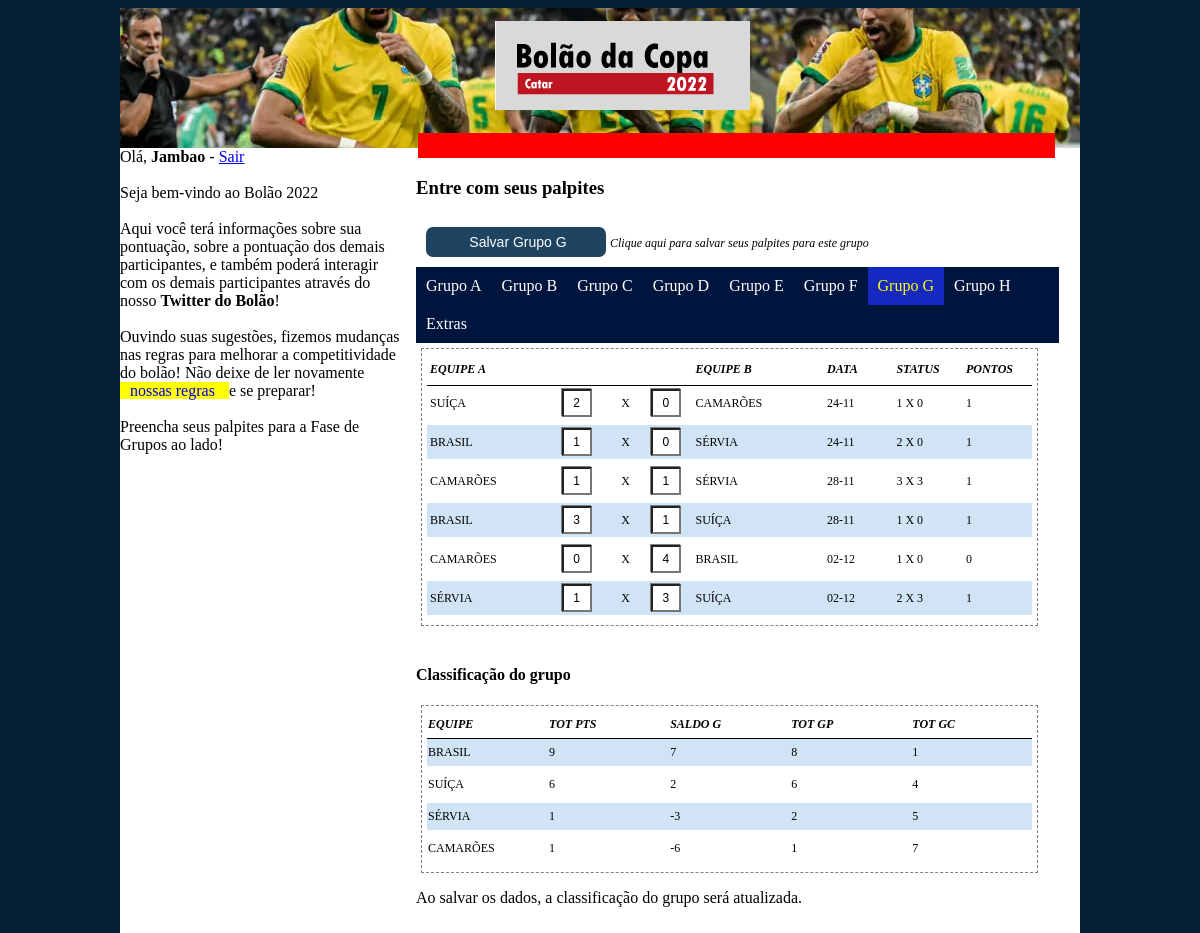
The page /kb_copa_mundo/codebase-copa-anterior/codebase-antigo-thin/codebase-antigo/g-group.php (signed in) on the database its author committed.
### tables this page shows
CREATE TABLE IF NOT EXISTS `bets` (
  `USERID` int(11) DEFAULT NULL,
  `GAME_ID` int(11) DEFAULT NULL,
  `SCORE_A` int(11) DEFAULT NULL,
  `SCORE_B` int(11) DEFAULT NULL,
  `BET_POINTS` int(11) DEFAULT NULL,
  KEY `Index 1` (`USERID`)
);

CREATE TABLE IF NOT EXISTS `master` (
  `GAME_ID` int(11) DEFAULT NULL,
  `PHASE_ID` char(2) DEFAULT NULL,
  `TEAM_A` char(50) DEFAULT NULL,
  `TEAM_B` char(50) DEFAULT NULL,
  `SCORE_A` int(11) DEFAULT NULL,
  `SCORE_B` int(11) DEFAULT NULL,
  `GAME_DATE` date DEFAULT NULL,
  `GAME_STATUS` int(11) DEFAULT NULL
);

### kb_copa_mundo/codebase-copa-anterior/codebase-antigo-thin/codebase-antigo/action/g-showbets.php (the view, shortened to what this page needs)
<?php
$dbservername = "localhost";
$dbusername = "root";
$dbpassword = "";
$dbname = "cup2018";
$conn = new mysqli($dbservername, $dbusername, $dbpassword, $dbname);
$sql = "SELECT MASTER.GAME_ID, MASTER.PHASE_ID, MASTER.GAME_DATE, MASTER.TEAM_A, MASTER.TEAM_B,
			BETS.SCORE_A, BETS.SCORE_B, MASTER.GAME_STATUS,
			IF(MASTER.GAME_STATUS = 1, CONCAT(MASTER.SCORE_A, ' X ', MASTER.SCORE_B) , ' N/A ') AS GAME_RESULT,
			BETS.BET_POINTS FROM MASTER, BETS  WHERE MASTER.GAME_ID = BETS.GAME_ID AND BETS.USERID = " . $_SESSION["userid"] . " AND MASTER.PHASE_ID = 'G' ORDER BY MASTER.PHASE_ID, MASTER.GAME_ID";
	echo "<table border=1 cellspacing='1' cellpadding='3'>";
	echo "<tr>";
	echo "<th class='o-col-352px'>EQUIPE A";
	echo "</th>";
	echo "<th class='o-col-44px'>&nbsp";
	echo "</th>";
	echo "<th class='o-col-44px'>&nbsp";
	echo "</th>";
	echo "<th class='o-col-44px'>&nbsp";
	echo "</th>";
	echo "<th class='o-col-352px'>EQUIPE B";
	echo "</th>";
	echo "<th class='o-col-132px'>DATA";
	echo "</th>";
	echo "<th class='o-col-132px'>STATUS";
	echo "</th>";
	echo "<th class='o-col-132px'>PONTOS";
	echo "</th>";
	echo "</tr>";
	echo "<tr>";
$result = $conn->query($sql);
if ($result->num_rows > 0) {
	 while($row = $result->fetch_array(MYSQLI_ASSOC)){
			echo "<tr>";
				echo "<td class='o-col-352px'>". utf8_encode($row["TEAM_A"]). "</td>";
				$fieldnameA = "txtJogo". utf8_encode($row["GAME_ID"]) . "PlacarA";
				$fieldnameB = "txtJogo". utf8_encode($row["GAME_ID"]) . "PlacarB";
				echo "<td class='o-col-44px'>". "<input type='text' class= 'o-inputscore' maxlength=2 size=1 name='". $fieldnameA . "' value='".utf8_encode($row["SCORE_A"]) ."' />" .  "</td>";
				echo "<td class='o-col-44px'><center>". "X". "</center></td>";
				echo "<td class='o-col-44px'>". "<input type='text' class= 'o-inputscore' maxlength=2 size=1 name='". $fieldnameB . "' value='".utf8_encode($row["SCORE_B"]) ."' />" .  "</td>";
				echo "<td class='o-col-352px'>". utf8_encode($row["TEAM_B"]). "</td>";
				$formateddate = new DateTime($row["GAME_DATE"]);
				echo "<td class='o-col-132px'>". $formateddate->format('d-m') . "</td>";
				echo "<td class='o-col-132px'>". utf8_encode($row["GAME_RESULT"]). "</td>";
				echo "<td class='o-col-132px'>". utf8_encode($row["BET_POINTS"]). "</td>";
			echo "</tr>";
	 }
 }
else{
	echo "nothing...";
}
	echo "</table>";
?>

### kb_copa_mundo/codebase-copa-anterior/codebase-antigo-thin/codebase-antigo/css/global.css (style rules this page uses)
.o-col-44px { width: 30px; }
.o-col-132px { width: 50px; }
.o-col-352px { width: 100px; }
.o-inputscore { font-size: 12px; height: 22px; width: 22px; box-shadow: -1px -1px gray; text-align: center; color: black; }
table { border-style: dashed; table-layout: fixed; border-width: 1px; border-spacing: 0; margin-top: 5px; margin-left: 5px; width: 96%; padding: 5px 5px 5px 5px; font-size: 12px; }
tr:nth-child(even) { background-color: #D0E4F5; }
tr:nth-child(odd) { background-color: white; }
th { border-style: solid; border-width: 1px; border-color: black; border-left: none; border-right: none; border-top: none; height: 25px; text-align: left; font-style: italic; font-weight: bold; }
td { border-style: solid; border-width: 5px; border-color: white; border-left: none; border-right: none; border-top: none; height: 25px; }

### rows shown on the page
bets: GAME_ID.TEAM_A "SUÍÇA", txtJogo37PlacarA "2", txtJogo37PlacarB "0", GAME_ID.TEAM_B "CAMARÕES", GAME_ID.GAME_DATE "24-11", GAME_RESULT "1 X 0", BET_POINTS "1"
bets: GAME_ID.TEAM_A "BRASIL", txtJogo38PlacarA "1", txtJogo38PlacarB "0", GAME_ID.TEAM_B "SÉRVIA", GAME_ID.GAME_DATE "24-11", GAME_RESULT "2 X 0", BET_POINTS "1"
bets: GAME_ID.TEAM_A "CAMARÕES", txtJogo39PlacarA "1", txtJogo39PlacarB "1", GAME_ID.TEAM_B "SÉRVIA", GAME_ID.GAME_DATE "28-11", GAME_RESULT "3 X 3", BET_POINTS "1"
bets: GAME_ID.TEAM_A "BRASIL", txtJogo40PlacarA "3", txtJogo40PlacarB "1", GAME_ID.TEAM_B "SUÍÇA", GAME_ID.GAME_DATE "28-11", GAME_RESULT "1 X 0", BET_POINTS "1"
bets: GAME_ID.TEAM_A "CAMARÕES", txtJogo41PlacarA "0", txtJogo41PlacarB "4", GAME_ID.TEAM_B "BRASIL", GAME_ID.GAME_DATE "02-12", GAME_RESULT "1 X 0", BET_POINTS "0"
bets: GAME_ID.TEAM_A "SÉRVIA", txtJogo42PlacarA "1", txtJogo42PlacarB "3", GAME_ID.TEAM_B "SUÍÇA", GAME_ID.GAME_DATE "02-12", GAME_RESULT "2 X 3", BET_POINTS "1"

### other values the page prints
utf8_encode($_SESSION["userlogged"]) "Jambao"
utf8_encode($row["EQUIPE"]) "BRASIL"
utf8_encode($row["TOT_PTS"]) "9"
utf8_encode($row["TOT_DIF"]) "7"
utf8_encode($row["TOT_GP"]) "8"
utf8_encode($row["TOT_GC"]) "1"
utf8_encode($row["EQUIPE"]) "SUÍÇA"
utf8_encode($row["TOT_PTS"]) "6"
utf8_encode($row["TOT_DIF"]) "2"
utf8_encode($row["TOT_GP"]) "6"
utf8_encode($row["TOT_GC"]) "4"
utf8_encode($row["EQUIPE"]) "SÉRVIA"
utf8_encode($row["TOT_PTS"]) "1"
utf8_encode($row["TOT_DIF"]) "-3"
utf8_encode($row["TOT_GP"]) "2"
